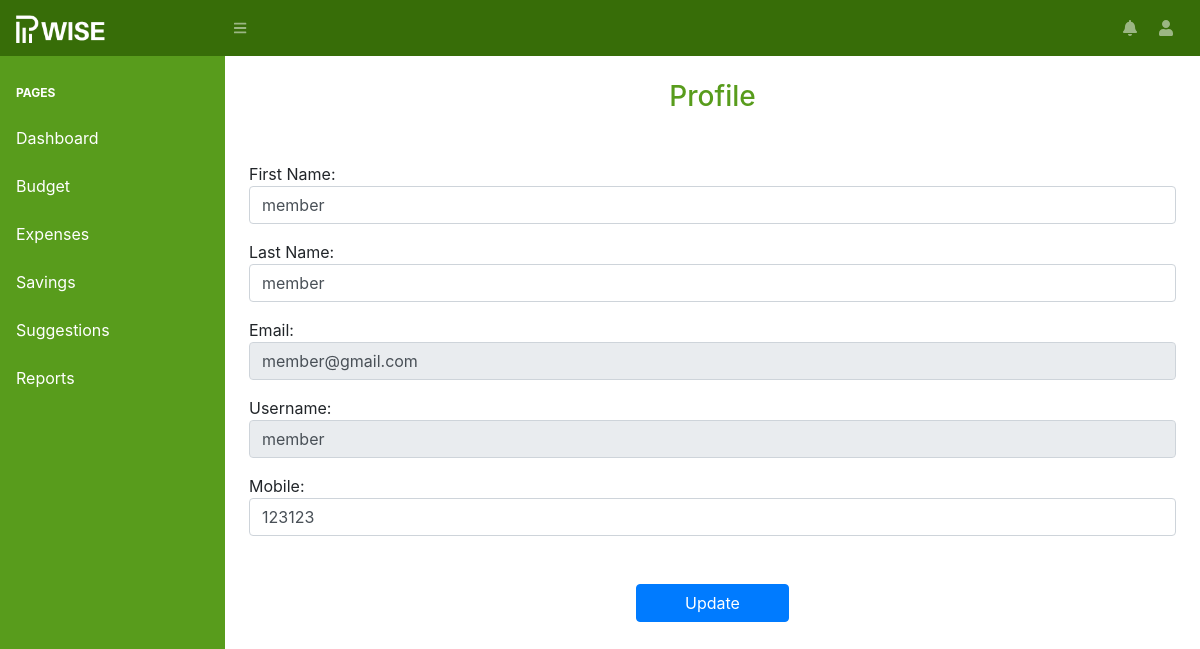
Screenshot of /member/profile.php (signed in) with the database file from the repository.
### tables this page shows
CREATE TABLE `users` (
  `id` int(11) NOT NULL,
  `firstname` varchar(255) NOT NULL,
  `lastname` varchar(255) NOT NULL,
  `email` varchar(255) NOT NULL,
  `username` varchar(255) NOT NULL,
  `password` varchar(255) NOT NULL,
  `image` varchar(255) DEFAULT NULL,
  `mobile` varchar(20) DEFAULT NULL,
  `parent_id` int(11) NOT NULL DEFAULT 0,
  `is_verified` bit(1) NOT NULL DEFAULT b'0',
  `verification_link` varchar(255) DEFAULT NULL,
  `change_password_link` varchar(255) DEFAULT NULL,
  `account_type` int(11) NOT NULL,
  `created` timestamp NOT NULL DEFAULT current_timestamp(),
  `created_by` int(11) DEFAULT NULL,
  `archived` bit(1) NOT NULL DEFAULT b'0',
  `is_new` tinyint(1) NOT NULL DEFAULT 1
);

### helpers/DatabaseConfiguration.php (called while the page is built, shortened)
<?php
class DatabaseConfiguration {
    private $servername = "localhost";
    private $username   = "root";
    private $password   = "";
    private $database   = "pwise";
    public function __construct() {
        $this->conn = new mysqli($this->servername, $this->username, $this->password, $this->database);
    }
}
?>

### repository/account/UpdateRepository.php (called while the page is built, shortened)
<?php
class UpdateRepository extends ReposittoryHelper {
    private $data;
    public function __construct() {
        $this->data = new UpdateData();
    }
    public function GetUserData($id) {
        $result = $this->data->GetUserData($id);
        return $this->GetDataAsArray($result);
    }
}
?>

### helpers/DataHelper.php (called while the page is built, shortened)
<?php
class DataHelper extends DatabaseConfiguration {
    public function EscapeString($data) {
        return mysqli_real_escape_string($this->conn, $data);
    }
    public function SelectData($sql) {
        return $this->conn->query($sql);
    }
}
?>

### data/account/UpdateData.php (called while the page is built, shortened)
<?php
class UpdateData extends DataHelper {
    public function GetUserData($id) {
        $id  = $this->EscapeString($id);
        $sql = "SELECT * FROM users WHERE id = '$id'";
        return $this->SelectData($sql);
    }
}
?>

### helpers/ReposittoryHelper.php (called while the page is built, shortened)
<?php
class ReposittoryHelper {
    public function GetDataAsArray($array) {
        $data = [];
        while($row = $array->fetch_assoc()) {
            array_push($data, $row);
        }
        return $data;
    }
}
?>

### member/profile.php (the view, shortened to what this page needs)
<?php require_once '../shared/header.php'; ?>
<?php
require_once './../data/account/UpdateData.php';
require_once './../repository/account/UpdateRepository.php';
$data = new UpdateRepository();
$user = $data->GetUserData($id);
?>
<div class="container-fluid">
    <h3 class="mt-4 text-site-primary text-center">Profile</h3>
    <div class="row mt-5">
        <form class="col" onsubmit="return SubmitUpdateUserDataForm(this)">
            <div class="form-group">
                First Name:
                <input type="text" class="form-control" name="fname" id="firstname" value="<?php echo $user[0]['firstname']; ?>">
            </div>
            <div class="form-group">
                Last Name:
                <input type="text" class="form-control" name="lname" id="lastname" value="<?php echo $user[0]['lastname']; ?>">
            </div>
            <div class="form-group">
                Email:
                <input type="text" class="form-control" value="<?php echo $user[0]['email']; ?>" disabled>
            </div>
            <div class="form-group">
                Username:
                <input type="text" class="form-control" value="<?php echo $user[0]['username']; ?>" disabled>
            </div>
            <div class="form-group">
                Mobile:
                <input type="number" class="form-control" name="phone" id="mobile" value="<?php echo $user[0]['mobile']; ?>">
            </div>
            <div class="form-group d-flex justify-content-center mt-5">
                <input type="submit" class="btn btn-primary px-5" value="Update">
            </div>
        </form>
    </div>
</div>
<?php require_once '../shared/footer.php'; ?>

### rows the page displays
users: fname "member", lname "member", email "member@gmail.com", username "member", phone "123123"
